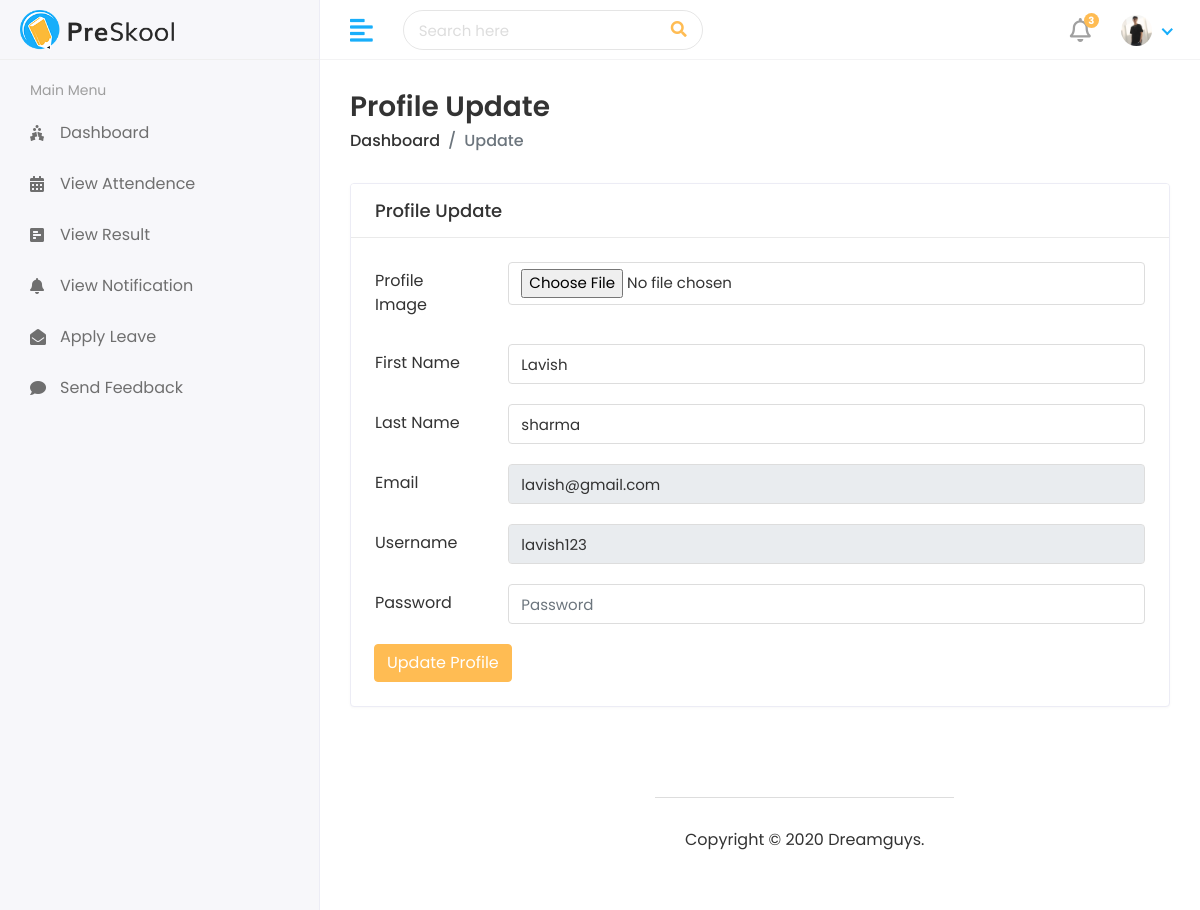
Screenshot of /Profile (signed in) with the database file from the repository.
### StudentApp/models.py (models this page shows)
class CustomUser(AbstractUser):
    user_type = models.CharField(choices=UserTypes , max_length=20 , default='Student' , null=True)
    username = models.CharField(max_length=44,null=True,unique=True)
    profile = models.ImageField(upload_to='media/profile_pic' , null=True , default='static/assets/img/profiles/avatar-01.jpg')

### StudentApp/views.py (the view)
# urls.py: path('Profile' , views.Profile , name='Profile'),
def Profile(request):
    user = CustomUser.objects.get(id=request.user.id)
    context = {
        'User':user,
    }
    return render(request , 'Profile.html' , context)

### templates/Profile.html (shortened to what this page needs)
{% extends 'base.html' %}
{% block content %}
<div class="page-header">
   <div class="row">
      <div class="col">
         <h3 class="page-title">Profile Update</h3>
         <ul class="breadcrumb">
            <li class="breadcrumb-item"><a href="index.html">Dashboard</a></li>
            <li class="breadcrumb-item active">Update</li>
         </ul>
      </div>
   </div>
</div>
<div class="row">
   <div class="col-lg-12">
      <div class="card">
         <div class="card-header">
            <h5 class="card-title">Profile Update</h5>
         </div>
         <div class="card-body">
            <form action="{% url 'ProfileUpdate' %}" method="post" enctype="multipart/form-data">
               <div class="form-group row">
                  <label class="col-form-label col-md-2">Profile Image</label>
                  <div class="col-md-10">
                     <input class="form-control" type="file" name="ProfileImage" >
                  </div>
               </div>
               <div class="form-group row">
                  <label class="col-form-label col-md-2">First Name</label>
                  <div class="col-md-10">
                     <input type="text" class="form-control" name="FirstName" value="{{User.first_name}}">
                  </div>
               </div>
               <div class="form-group row">
                  <label class="col-form-label col-md-2">Last Name</label>
                  <div class="col-md-10">
                     <input type="text" class="form-control" name="LastName" value="{{User.last_name}}">
                  </div>
               </div>
               <div class="form-group row">
                  <label class="col-form-label col-md-2">Email</label>
                  <div class="col-md-10">
                     <input type="email" class="form-control" name="email" value="{{User.email}}" readonly>
                  </div>
               </div>
               <div class="form-group row">
                  <label class="col-form-label col-md-2">Username</label>
                  <div class="col-md-10">
                     <input type="text" class="form-control" name="Username"  value="{{User.username}}" readonly>
                  </div>
               </div>
               <div class="form-group row">
                  <label class="col-form-label col-md-2">Password</label>
                  <div class="col-md-10">
                     <input type="password" class="form-control" name="Password" placeholder="Password " value="">
                  </div>
               </div>
               <div class="input-group-append">
                  <button class="btn btn-primary " type="submit">Update Profile</button>
               </div>
            </form>
         </div>
      </div>
</div>
{% endblock %}

### templates/includes/header.html (shortened to what this page needs)
{% load static %}
<div class="header">
    <div class="header-left">
       <a href="index.html" class="logo">
       <img src="{% static 'assets/img/logo.png' %}" alt="Logo">
       </a>
    </div>
    <a href="javascript:void(0);" id="toggle_btn">
    <i class="fas fa-align-left"></i>
    </a>
    <div class="top-nav-search">
       <form>
          <input type="text" class="form-control" placeholder="Search here">
          <button class="btn" type="submit"><i class="fas fa-search"></i></button>
       </form>
    </div>
    <ul class="nav user-menu">
       <li class="nav-item dropdown noti-dropdown">
          <a href="#" class="dropdown-toggle nav-link" data-toggle="dropdown">
          <i class="far fa-bell"></i> <span class="badge badge-pill">3</span>
          </a>
       </li>
       <li class="nav-item dropdown has-arrow">
          <a href="#" class="dropdown-toggle nav-link" data-toggle="dropdown">
            {% if not user.profile.url is None and not user.profile.url is "" %}
            <span class="user-img"><img class="rounded-circle" src="{{user.profile.url}}" width="31" alt="Ryan Taylor"></span>
            {% else %}
            <span class="user-img"><img class="rounded-circle" src="{% static 'assets/img/profiles/avatar-01.jpg' %}" width="31" alt="Ryan Taylor"></span>
            {% endif %}
          </a>
       </li>
    </ul>
 </div>

### static/assets/css/style.css (style rules this page uses)
html { height: 100%; }
body { background-color: #fff; color: #333; font-family: 'Poppins', sans-serif; font-size: 1rem; height: 100%; line-height: 1.5; overflow-x: hidden; }
h1, h2, h3, h4, h5, h6 { font-family: 'Poppins', sans-serif; margin-top: 0; }
.form-control { border: 1px solid #ddd; box-shadow: none; color: #333; font-size: 15px; height: 40px; }
a { color: #009ce7; }
input, button, a { transition: all 0.4s ease; -moz-transition: all 0.4s ease; -o-transition: all 0.4s ease; -ms-transition: all 0.4s ease; -webkit-transition: all 0.4s ease; }
input, input:focus, button, button:focus { outline: none; }
input[type="file"] { height: auto; min-height: calc(1.5em + .75rem + 2px); }
input[type=text], input[type=password] { -webkit-appearance: none; -moz-appearance: none; appearance: none; }
.form-group { margin-bottom: 1.25rem; }
ul, ol { padding: 0px; list-style: none; }
.btn-primary { background-color: #FFBC53; border: 1px solid #FFBC53; }
.card { border: 1px solid #ececf5; box-shadow: 0 1px 3px 0 rgba(0, 0, 0, 0.03); margin-bottom: 1.875rem; }
.card-body { padding: 1.5rem; }
.card-header { border-bottom: 1px solid #e6e6e6; padding: 1rem 1.5rem; }
.card .card-header { background-color: #fff; border-bottom: 1px solid #eaeaea; }
.card .card-header .card-title { margin-bottom: 0; font-size: 18px; }
.header { background-color: #fff; border-bottom: 1px solid #f3f3f4; left: 0; position: fixed; right: 0; top: 0; z-index: 1001; height: 60px; }
.header .header-left { float: left; height: 60px; padding: 0 20px; position: relative; width: 320px; z-index: 1; transition: all 0.2s ease-in-out; background-color: #f7f7fa; border-bottom: 1px solid #efefef; border-right: 1px solid #ececf5; display: flex; align-items: center; }
.header .header-left .logo { display: inline-block; line-height: 60px; }
.header .header-left .logo img { max-height: 40px; width: auto; }
.header .dropdown-toggle:after { display: none; }
.header .has-arrow .dropdown-toggle:after { border-top: 0; border-left: 0; border-bottom: 2px solid #18aefa; border-right: 2px solid #18aefa; content: ''; height: 8px; display: inline-block; pointer-events: none; -webkit-transform-origin: 66% 66%; -ms-transform-origin: 66% 66%; transform-origin: 66% 66%; -webkit-transform: rotate(45deg); -ms-transform: rotate(45deg); transform: rotate(45deg); -webkit-transition: all 0.15s ease-in-out; transition: all 0.15s ease-in-out; width: 8px; vertical-align: 0px; }
.user-menu { float: right; margin: 0; position: relative; z-index: 99; padding-right: 15px; }
.user-menu.nav > li > a { color: #a0a0a0; font-size: 14px; line-height: 58px; padding: 0 15px; height: 60px; }
.user-img { margin-right: 3px; position: relative; }
.top-nav-search { float: left; margin-left: 15px; }
.top-nav-search form { margin-top: 10px; position: relative; width: 300px; }
.top-nav-search .form-control { background-color: transparent; border-color: rgba(0, 0, 0, 0.1); border-radius: 50px; color: #ddd; height: 40px; padding: 10px 50px 10px 15px; }
.top-nav-search .btn { background-color: transparent; border-color: transparent; color: #ffbc53; min-height: 40px; padding: 7px 15px; position: absolute; right: 0; top: 0; }
.top-nav-search .form-control::placeholder { color: #ddd; }
.page-header { margin-bottom: 1.875rem; }
.page-header .breadcrumb { background-color: transparent; color: #6c757d; font-size: 1rem; font-weight: 500; margin-bottom: 0; padding: 0; }
.page-header .breadcrumb a { color: #333; }
.page-title { font-size: 28px; font-weight: 600; color: #333; margin-bottom: 5px; }
.user-menu.nav > li > a .badge { background-color: #FFBC53; display: block; font-size: 10px; font-weight: bold; height: 15px; width: 15px; position: absolute; right: 7px; top: 13px; color: #fff; padding: 3px; }
.user-menu.nav > li > a > i { font-size: 1.5rem; line-height: 60px; }
@media (min-width: 992px) { #toggle_btn { align-items: center; color: #18aefa; display: inline-flex; float: left; font-size: 26px; height: 60px; justify-content: center; margin-left: 15px; padding: 0 15px; } }

### templates/base.html (style rules this page uses)
* { font-family: 'Poppins' , 'sans-serif'; }

### rows the page displays
CustomUser: profile (picture), FirstName "Lavish", LastName "sharma", email "lavish@gmail.com", Username "lavish123"
